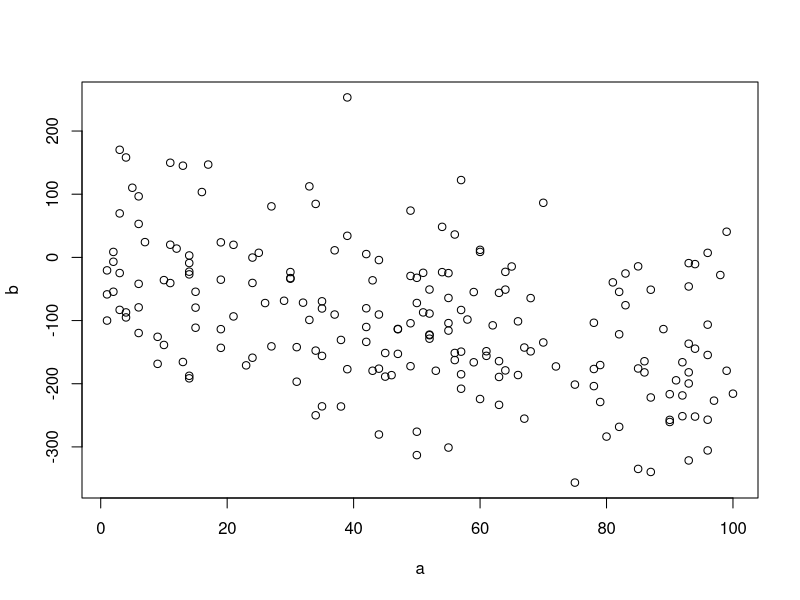

Generate this figure with R:
## Regresszió teszt
x <- sample(1:100, 200, replace = TRUE)
y <- -2 * x + rnorm(n = 200, mean = 1, sd = 100)

## adattábla létrehozás
adat <- data.frame(a = x, b = y)

## Ábrázolás adattáblával
plot(b ~ a, data = adat)

## Korreláció
cov(x,y)
cor(x,y)

lm(b ~ a, data = adat)
